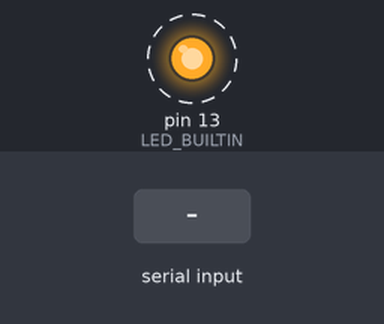
The sketch below on a simulated Arduino Uno, built with avr-gcc and run on an emulated ATmega328P. On the bench: output pins drawn as LEDs (lit = HIGH). Dashed ring = blinking. Inputs (shaded band) come from the test bench. What the sketch prints to the serial monitor is not drawn.

Above: at 1.2 s.
1.3 s: byte 30 received over Serial
4.3 s: byte 90 received over Serial
7.3 s: byte 120 received over Serial
Timing chart, 0 to 16.3 s (numbered marks = the images above; inputs shaded):
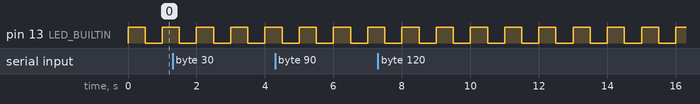

The sketch:

sketch.ino
```cpp
void setup() {
	Serial.begin(115200);
	pinMode(LED_BUILTIN, OUTPUT);
}

void loop() {
	if (Serial.available()) {
		Serial.print("Arduino serial line received: ");
		while (Serial.available()) {
			char in = (char) Serial.read();
			Serial.print(in);
		}
		Serial.println();
	}
	Serial.println("Loop");
	digitalWrite(LED_BUILTIN, HIGH);
	delay(500);
	digitalWrite(LED_BUILTIN, LOW);
	delay(500);
}
```

Measured:
- by itself, pin 13 (LED_BUILTIN): alternates HIGH for 0.50 s and LOW for 0.50 s
